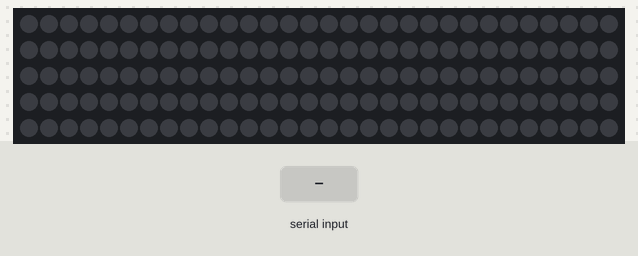
Bench run of a sketch on a simulated Arduino Uno, built with avr-gcc and run on an emulated ATmega328P. Parts: 150 RGB LEDs in strip order, left to right, continuing on the next row. Inputs (shaded band) come from the test bench.

Above: at 1.2 s.
1.3 s: "1" received over Serial
At 1.75 s:
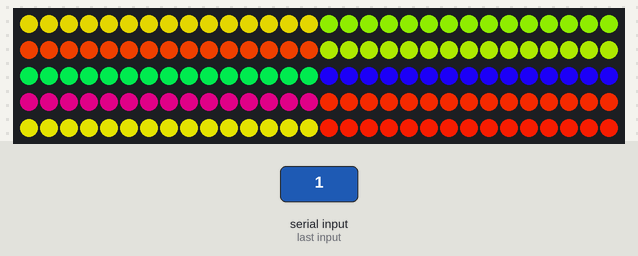
4.3 s: "0" received over Serial
At 4.9 s:
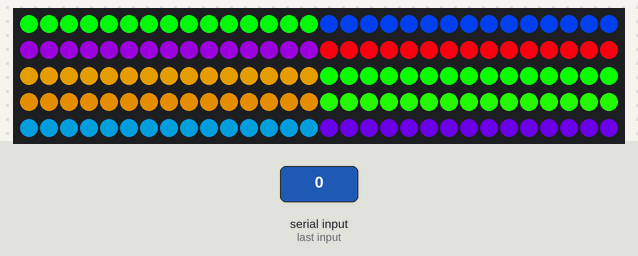
5.8 s: "1" received over Serial
At 6.25 s:
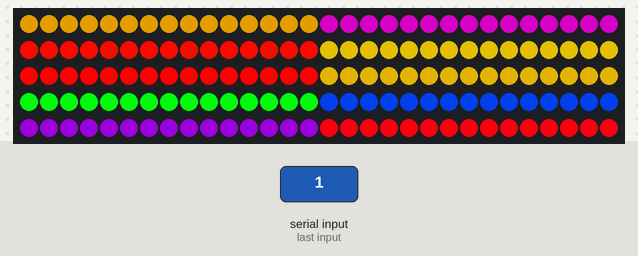
8.8 s: "2" received over Serial
At 9.5 s:
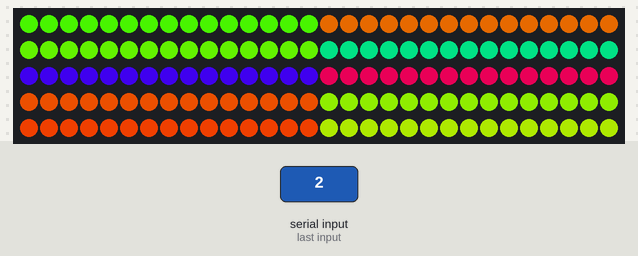
10.3 s: "1" received over Serial
At 10.75 s:
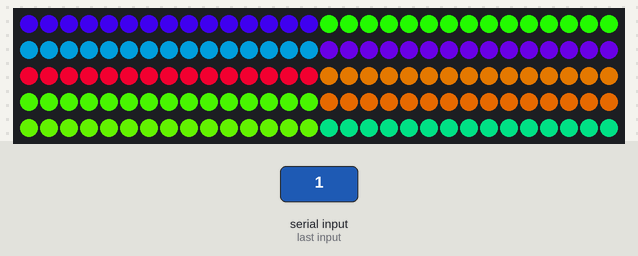
13.3 s: "0" received over Serial
At 14.1 s:
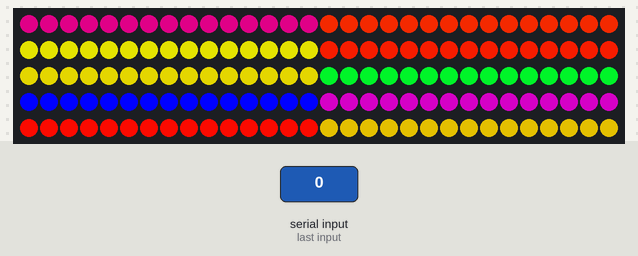
Timing chart, 0 to 15.8 s (numbered marks = the images above; inputs shaded):
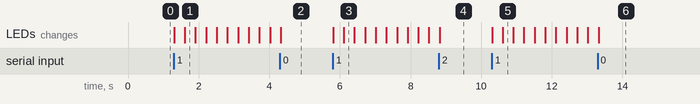

The sketch:

Rainbow_Move_audio.ino
```cpp
#include <FastLED.h>
#define NUM_LEDS 150
#define DATA_PIN 7

CRGB leds[NUM_LEDS];
char val; // Data received from the serial port

void setup() {
  Serial.begin(9600); // Start serial communication at 9600 bps
  FastLED.addLeds<NEOPIXEL, DATA_PIN>(leds, NUM_LEDS);
}

uint16_t gHue = 0;
uint8_t  gHueDelta = 50;
void loop() {
   if (Serial.available()) {
      val = Serial.read();
   }
   int partitions = 10;
   if (val == '1') {
      for(int i = 0; i < NUM_LEDS; i = i + NUM_LEDS/partitions) {
        fill_solid(leds + i, (NUM_LEDS/partitions), CHSV(gHue,255, 255));
        gHue += gHueDelta; // compute new hue
        gHue = gHue % 360;
        FastLED.delay(10);
      }
   }
}
```

Measured:
- after the input at 1.3 s, the LEDs: first change at once (image 1 shows a later state)
- after the input at 5.8 s, the LEDs: first change at once (image 3 shows a later state)
- after the input at 10.3 s, the LEDs: first change at once (image 5 shows a later state)
- after the input at 13.3 s, the LEDs: change at once (image 6)
